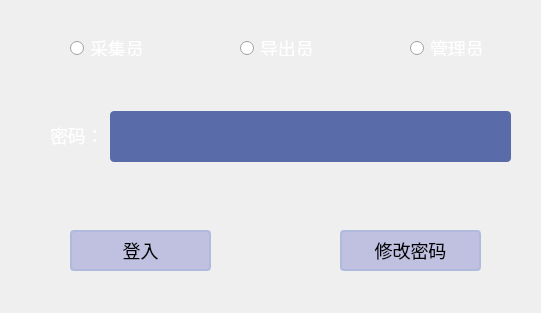
<?xml version="1.0" encoding="UTF-8"?>
<ui version="4.0">
 <class>UserLoginDialog</class>
 <widget class="QDialog" name="UserLoginDialog">
  <property name="geometry">
   <rect>
    <x>0</x>
    <y>0</y>
    <width>541</width>
    <height>313</height>
   </rect>
  </property>
  <property name="windowTitle">
   <string>关于</string>
  </property>
  <property name="windowIcon">
   <iconset>
    <normaloff>images/logo.png</normaloff>images/logo.png</iconset>
  </property>
  <property name="styleSheet">
   <string notr="true">QDialog
{
	background-image: url(:/images/mainBackgound.png);
}
QWidget
{
  	font-size:18px;
}
QPushButton
{
	font-size:18px;
	font-family:Microsoft Yahei;
}
QPushButton
{
background-color: rgb(192, 192, 224);
border-color: rgb(176, 186, 221);
border-width: 2px;
border-style: solid;
border-radius: 4;
}
QPushButton:hover
{
border-color: rgb(240, 240, 240);
}
QPushButton:pressed
{
		border-color: rgb(240, 240, 240);
}
QLineEdit
{
border-width: 0px;
border-style: solid;
border-radius: 4;
background-color:rgb(89, 107, 169);
selection-background-color:rgb(136,150,199);
color:white;
}
QCheckBox
{
  	font-size:18px;
	color: rgb(255, 255, 255);
	font-family:Microsoft Yahei;
}
QLabel
{
font-size:18px;
color: rgb(255, 255, 255);
font-family:Microsoft Yahei;
}
QGroupBox
{
font-size:20px;
font-family:Microsoft Yahei;
}
QTreeView::item{height: 35px; }

QTableWidget,QTableView,QTreeView{
background: rgb(229,227,231);
selection-color:black;
}
QHeaderView{
	background-color: rgb(201, 212, 242);
	border-bottom:1px;
	border-style:solid;
	border-color: rgb(160, 160, 160);
}
QHeaderView::section{
	height:25px;
	margin-top:5px;
	margin-bottom:5px;
	background-color: rgb(201, 212, 242);
	color:black;
	border:0px;
	border-right:1px solid;
	border-color:rgb(94, 98, 143);
	}
QTableWidget::item{
	height:45px;
	border-bottom:1px solid;
	border-color: rgb(198, 207, 214);
}
QTableWidget::item:selected{
	background-color: rgb(175, 211, 237);
}

QRadioButton{
	color: white;
}</string>
  </property>
  <widget class="QPushButton" name="pushButtonOK">
   <property name="geometry">
    <rect>
     <x>70</x>
     <y>230</y>
     <width>141</width>
     <height>41</height>
    </rect>
   </property>
   <property name="text">
    <string>登入</string>
   </property>
  </widget>
  <widget class="QLabel" name="label_2">
   <property name="geometry">
    <rect>
     <x>50</x>
     <y>120</y>
     <width>61</width>
     <height>31</height>
    </rect>
   </property>
   <property name="text">
    <string>密码：</string>
   </property>
  </widget>
  <widget class="QLineEdit" name="lineEdit_passwords">
   <property name="geometry">
    <rect>
     <x>110</x>
     <y>111</y>
     <width>401</width>
     <height>51</height>
    </rect>
   </property>
   <property name="echoMode">
    <enum>QLineEdit::Password</enum>
   </property>
  </widget>
  <widget class="QPushButton" name="pushButtonPasswd">
   <property name="geometry">
    <rect>
     <x>340</x>
     <y>230</y>
     <width>141</width>
     <height>41</height>
    </rect>
   </property>
   <property name="text">
    <string>修改密码</string>
   </property>
  </widget>
  <widget class="QRadioButton" name="radioButtonCollector">
   <property name="geometry">
    <rect>
     <x>70</x>
     <y>40</y>
     <width>89</width>
     <height>16</height>
    </rect>
   </property>
   <property name="text">
    <string>采集员</string>
   </property>
   <attribute name="buttonGroup">
    <string notr="true">buttonGroup_2</string>
   </attribute>
  </widget>
  <widget class="QRadioButton" name="radioButtonExport">
   <property name="geometry">
    <rect>
     <x>240</x>
     <y>40</y>
     <width>89</width>
     <height>16</height>
    </rect>
   </property>
   <property name="text">
    <string>导出员</string>
   </property>
   <attribute name="buttonGroup">
    <string notr="true">buttonGroup_2</string>
   </attribute>
  </widget>
  <widget class="QRadioButton" name="radioButtonAdmin">
   <property name="geometry">
    <rect>
     <x>410</x>
     <y>40</y>
     <width>81</width>
     <height>16</height>
    </rect>
   </property>
   <property name="text">
    <string>管理员</string>
   </property>
   <attribute name="buttonGroup">
    <string notr="true">buttonGroup_2</string>
   </attribute>
  </widget>
 </widget>
 <resources/>
 <connections/>
 <buttongroups>
  <buttongroup name="buttonGroup_2"/>
 </buttongroups>
</ui>
